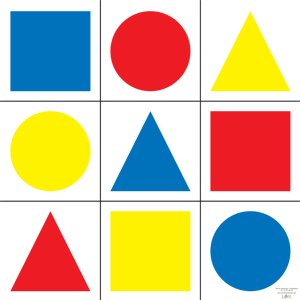
#> input picture cwiczenia_15_04_2025_morph_ops/figury.jpg, 300 x 300 px
$ python zadanie2.py
#> lines starting #> are read from the running program, lines starting #| are printed output that depends on the picture
import cv2
import numpy as np
import pandas as pd
image = cv2.imread('figury.jpg')
#> image is the input picture: shape (300, 300, 3); mean B, G, R 163.3, 189.5, 206.6

gray = cv2.cvtColor(image, cv2.COLOR_BGR2GRAY)
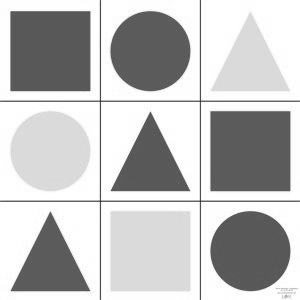
#> gray: shape (300, 300); min 31, max 255, mean 191.6

thicknesses = []

for i in range(0, 3):
    dilated = cv2.dilate(gray.copy(),None, iterations=i + 1)

    thickness = np.sum(dilated > 0)
    thicknesses.append(thickness)

    cv2.imshow(f"Dilated {i+1} times", dilated)
    cv2.waitKey(0)
#> this loop made 3 passes
#> pass 1, `dilated = cv2.dilate(gray.copy(),None, iterations=i + 1)`:
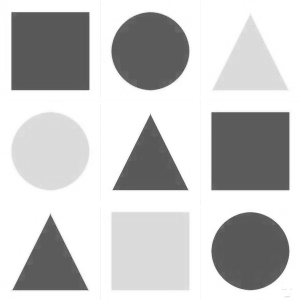
#> dilated: shape (300, 300); min 88, max 255, mean 198.9
#> pass 2, `dilated = cv2.dilate(gray.copy(),None, iterations=i + 1)`:
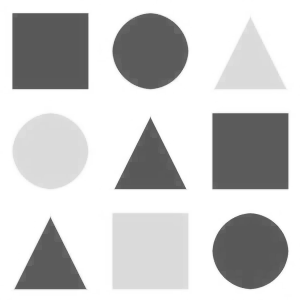
#> dilated: shape (300, 300); min 88, max 255, mean 202.8
#> pass 3, `dilated = cv2.dilate(gray.copy(),None, iterations=i + 1)`:
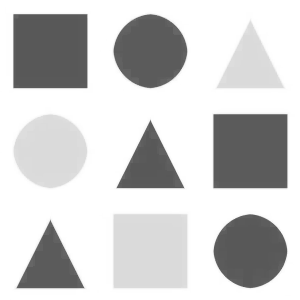
#> dilated: shape (300, 300); min 88, max 255, mean 206.4
#> after the loop, thicknesses = [90000, 90000, 90000]

data = {
    'Liczba iteracji': list(range(0, 3)),
    'Grubość obiektów (liczba pikseli)': thicknesses
}
#> data = {'Liczba iteracji': [0, 1, 2], 'Grubość obiektów (liczba pikseli)': [90000, 90000, 90000]}

result_df = pd.DataFrame(data)
#> result_df = table of 3 rows and 2 columns
print(result_df)
#|    Liczba iteracji  Grubość obiektów (liczba pikseli)
#| 0                0                              90000
#| 1                1                              90000
#| 2                2                              90000

cv2.imshow("Original", image)
cv2.waitKey(0)
cv2.destroyAllWindows()

$ run again, with cwiczenia_15_04_2025_morph_ops/litery.png saved as cwiczenia_15_04_2025_morph_ops/figury.jpg
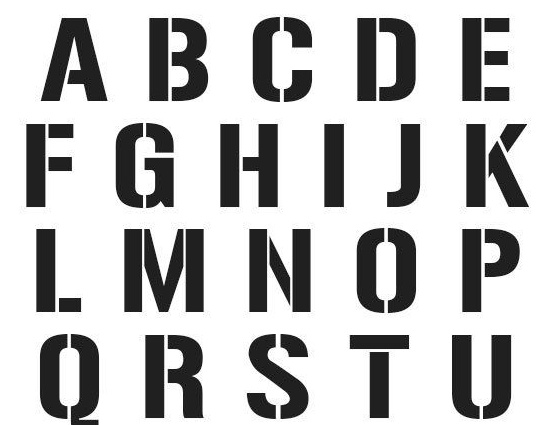
#> input picture cwiczenia_15_04_2025_morph_ops/litery.png, 547 x 425 px
#> image is the input picture: shape (425, 547, 3); min 0, max 255, mean 194.3
#> the loop `for i in range(0, 3):` made 3 passes
#> pass 1, `dilated = cv2.dilate(gray.copy(),None, iterations=i + 1)`:
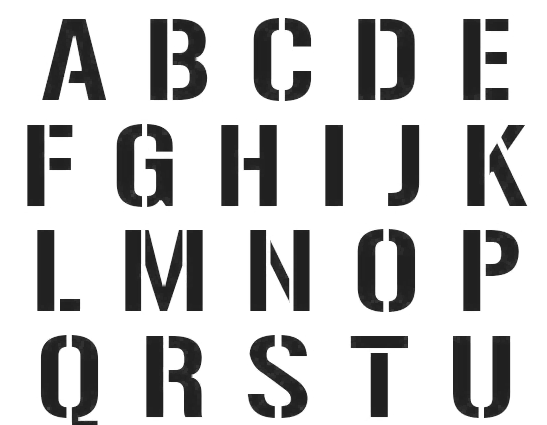
#> dilated: shape (425, 547); min 31, max 255, mean 204.3
#> pass 3, `dilated = cv2.dilate(gray.copy(),None, iterations=i + 1)`:
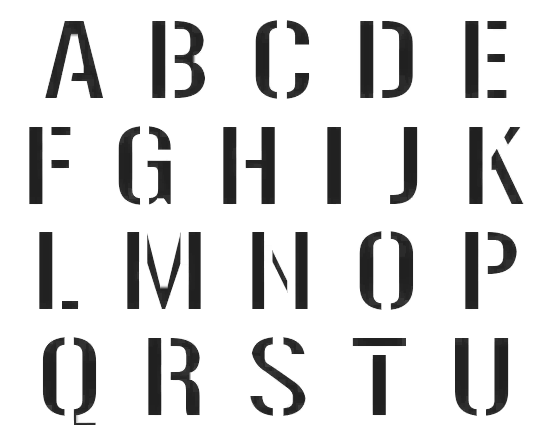
#> dilated: shape (425, 547); min 32, max 255, mean 220.9
#> after the loop `for i in range(0, 3):`: thicknesses = [232475, 232475, 232475]
#> data = {'Liczba iteracji': [0, 1, 2], 'Grubość obiektów (liczba pikseli)': [232475, 232475, 232475]}
#> result_df = table of 3 rows and 2 columns
#|    Liczba iteracji  Grubość obiektów (liczba pikseli)
#| 0                0                             232475
#| 1                1                             232475
#| 2                2                             232475
